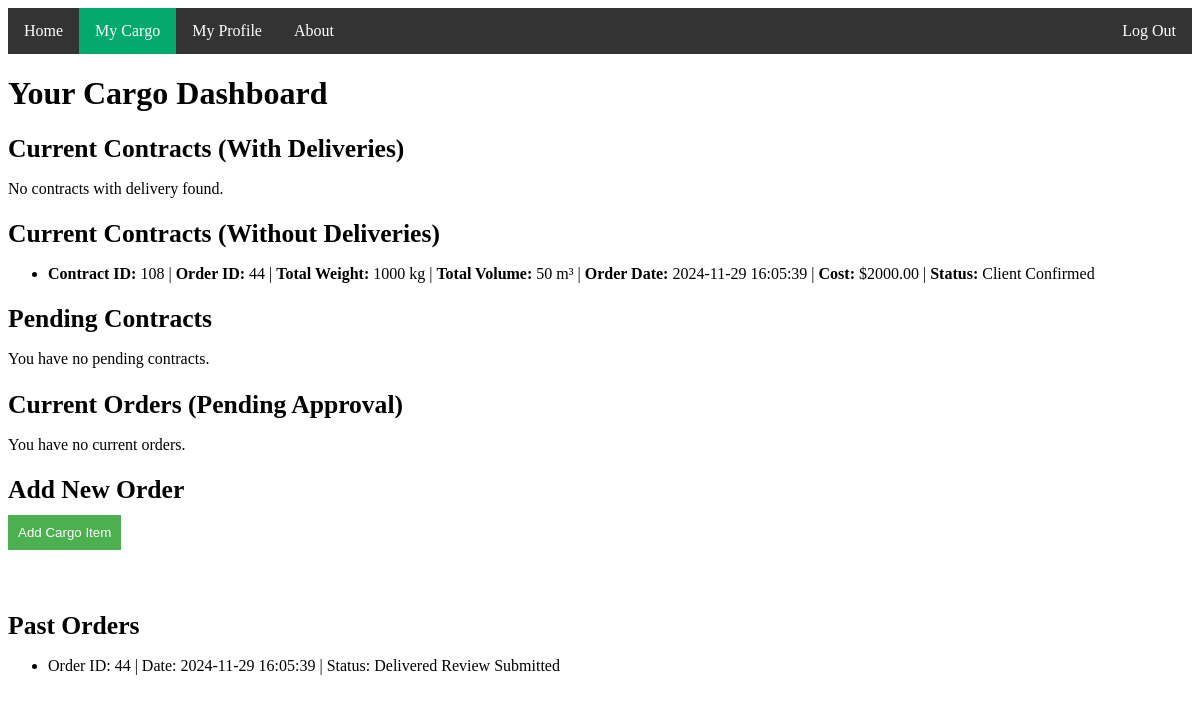
Page /Client_MyCargo.php (signed in) on the committed database.
### tables this page shows
CREATE TABLE `contract` (
  `Contract_ID` int(11) NOT NULL,
  `Order_ID` int(11) NOT NULL,
  `Deliverer_ID` int(11) NOT NULL,
  `Proposed_Cost` decimal(10,2) NOT NULL DEFAULT 0.00,
  `Contract_Status` enum('Deliverer Confirmed','Both Confirmed','Rejected','Client Confirmed','Non Confirmed','Completed') DEFAULT 'Non Confirmed',
  `Contract_Approval` enum('Not Approved','Approved') DEFAULT 'Not Approved',
  `Created_Date` datetime DEFAULT current_timestamp(),
  `Updated_Date` datetime DEFAULT current_timestamp() ON UPDATE current_timestamp(),
  `Vehicle_IDs` text DEFAULT NULL
);

CREATE TABLE `order` (
  `Order_ID` int(11) NOT NULL,
  `User_ID` int(11) NOT NULL,
  `Order_Date` datetime NOT NULL,
  `Order_Status` enum('Pending','Active','Completed') DEFAULT 'Pending',
  `Order_Approved` enum('Approved','Not Approved') NOT NULL DEFAULT 'Not Approved',
  `Order_FromLocation` text DEFAULT NULL,
  `Order_ToLocation` text DEFAULT NULL
);

### Client_MyCargo.php (the view, shortened to what this page needs)
<?php
    $dbHost = "localhost";
    $dbName = "from_to";
    $dbUser = "root";
    $dbPass = "";
    $conn = new mysqli($dbHost, $dbUser, $dbPass, $dbName);
    $clientID = $_SESSION['User_ID'];
    $userId = $_SESSION['User_ID'];
    $currentContractsStmt = $conn->prepare("
        SELECT
            c.Contract_ID,
            c.Order_ID,
            o.Order_Date,
            c.Proposed_Cost,
            c.Contract_Status,
            SUM(cg.Cargo_Weight) AS Total_Weight,
            SUM(cg.Cargo_Dimensions) AS Total_Volume
        FROM
            Contract c
        JOIN
            `Order` o ON c.Order_ID = o.Order_ID
        JOIN
            Order_Cargo oc ON o.Order_ID = oc.Order_ID
        JOIN
            Cargo cg ON oc.Cargo_ID = cg.Cargo_ID
        LEFT JOIN
            Delivery d ON c.Contract_ID = d.Contract_ID
        WHERE
            o.User_ID = ?
            AND c.Contract_Status IN ('Client Confirmed', 'Both Confirmed')
            AND d.Delivery_ID IS NULL  -- Exclude contracts with a delivery
        GROUP BY
            c.Contract_ID
    ");
    $currentContractsStmt->bind_param("i", $userId);
    $currentContractsStmt->execute();
    $currentContractsResult = $currentContractsStmt->get_result();
    $contractsWithDeliveryStmt = $conn->prepare("
        SELECT
            c.Contract_ID,
            c.Order_ID,
            o.Order_Date,
            c.Proposed_Cost,
            c.Contract_Status,
            d.Delivery_Status,
            d.Delivery_Confirmed,
            d.Delivery_CurrentLocation
        FROM
            Contract c
        JOIN
            `Order` o ON c.Order_ID = o.Order_ID
        LEFT JOIN
            Delivery d ON c.Contract_ID = d.Contract_ID
        WHERE
            o.User_ID = ?
            AND c.Contract_Status = 'Both Confirmed'
            AND c.Contract_Approval = 'Approved'
    ");
    $contractsWithDeliveryStmt->bind_param("i", $userId);
    $contractsWithDeliveryStmt->execute();
    $contractsWithDeliveryResult = $contractsWithDeliveryStmt->get_result();
    $pendingOrdersQuery = "SELECT * FROM `Order` WHERE User_ID = ? AND Order_Status = 'Pending'";
    $stmt = $conn->prepare($pendingOrdersQuery);
    $stmt->bind_param("i", $clientID);
    $stmt->execute();
    $pendingOrdersResult = $stmt->get_result();
$deliveredOrdersQuery = "SELECT * FROM `Order` WHERE User_ID = ? AND Order_Status = 'Completed'";
$stmt = $conn->prepare($deliveredOrdersQuery);
$stmt->bind_param("i", $clientID);
$stmt->execute();
$deliveredOrdersResult = $stmt->get_result();
$pendingContractsQuery = "
    SELECT c.Contract_ID, c.Order_ID, c.Contract_Status, c.Proposed_Cost,
           u.User_Username AS Deliverer_Name, o.Order_Status
    FROM Contract c
    JOIN `Order` o ON c.Order_ID = o.Order_ID
    JOIN User u ON c.Deliverer_ID = u.User_ID
    WHERE o.User_ID = ? AND o.Order_Status = 'Pending'AND c.Contract_Status = 'Deliverer Confirmed'";
$stmt = $conn->prepare($pendingContractsQuery);
$stmt->bind_param("i", $clientID);
$stmt->execute();
$pendingContractsResult = $stmt->get_result();
?>
<!DOCTYPE html>
<html lang="en">
<head>
</head>
<body>
    <ul class="navigation">
        <li><a href="LoggedIn_Client.php">Home</a></li>
        <li><a href="Client_MyCargo.php" class="active">My Cargo</a></li>
        <li><a href="Client_MyProfile.php">My Profile</a></li>
        <li><a href="About.php">About</a></li>
        <li style="float:right"><a href="LogOut.php">Log Out</a></li>
    </ul>
    <h1>Your Cargo Dashboard</h1>
    <div class="cargo-section">
        <h2>Current Contracts (With Deliveries)</h2>
        <?php if ($contractsWithDeliveryResult->num_rows > 0): ?>
            <ul>
                <?php while ($row = $contractsWithDeliveryResult->fetch_assoc()): ?>
                    <li>
                        <strong>Contract ID:</strong> <?php echo $row['Contract_ID']; ?> |
                        <strong>Order ID:</strong> <?php echo $row['Order_ID']; ?> |
                        <strong>Cost:</strong> $<?php echo $row['Proposed_Cost']; ?> |
                        <strong>Status:</strong> <?php echo $row['Contract_Status']; ?>
                        <?php if ($row['Delivery_Status']): ?>
                            <div class="delivery-details">
                                <p><strong>Delivery Status:</strong> <?= $row['Delivery_Status']; ?></p>
                                <p><strong>Current Location:</strong> <?= $row['Delivery_CurrentLocation'] ?: 'Not Available'; ?></p>
                                <?php if ($row['Delivery_Status'] == "Cargo Delivered" && $row['Delivery_Confirmed'] != "Confirmed"): ?>
                                    <form method="POST" style="display:inline;">
                                        <input type="hidden" name="contractId" value="<?= $row['Contract_ID']; ?>">
                                        <button type="submit" name="confirmDelivery" class="btn confirm-btn">Confirm Completion</button>
                                    </form>
                                <?php elseif ($row['Delivery_Confirmed'] == "Confirmed"): ?>
                                    <p><strong>Delivery Confirmation:</strong> Confirmed</p>
                                <?php endif; ?>
                            </div>
                        <?php endif; ?>
                    </li>
                <?php endwhile; ?>
            </ul>
        <?php else: ?>
            <p>No contracts with delivery found.</p>
        <?php endif; ?>
    </div>
    <div class="cargo-section">
        <h2>Current Contracts (Without Deliveries)</h2>
        <?php if ($currentContractsResult->num_rows > 0): ?>
            <ul>
                <?php while ($row = $currentContractsResult->fetch_assoc()): ?>
                    <li>
                        <strong>Contract ID:</strong> <?php echo $row['Contract_ID']; ?> |
                        <strong>Order ID:</strong> <?php echo $row['Order_ID']; ?> |
                        <strong>Total Weight:</strong> <?php echo $row['Total_Weight']; ?> kg |
                        <strong>Total Volume:</strong> <?php echo $row['Total_Volume']; ?> m³ |
                        <strong>Order Date:</strong> <?php echo $row['Order_Date']; ?> |
                        <strong>Cost:</strong> $<?php echo $row['Proposed_Cost']; ?> |
                        <strong>Status:</strong> <?php echo $row['Contract_Status']; ?>
                    </li>
                <?php endwhile; ?>
            </ul>
        <?php else: ?>
            <p>No current contracts found.</p>
        <?php endif; ?>
    </div>
        <div class="cargo-section">
        <h2>Pending Contracts</h2>
        <?php if ($pendingContractsResult->num_rows > 0): ?>
            <ul>
                <?php while ($row = $pendingContractsResult->fetch_assoc()): ?>
                    <li>
                        <strong>Contract ID:</strong> <?php echo $row['Contract_ID']; ?><br>
                        <strong>Order ID:</strong> <?php echo $row['Order_ID']; ?><br>
                        <strong>Deliverer:</strong> <?php echo $row['Deliverer_Name']; ?><br>
                        <strong>Status:</strong> <?php echo $row['Contract_Status']; ?><br>
                        <strong>Proposed Cost:</strong> $<?php echo number_format($row['Proposed_Cost'], 2); ?><br>
                        <form method="POST" action="Client_MyCargo.php">
                            <input type="hidden" name="contractId" value="<?php echo $row['Contract_ID']; ?>">
                            <input type="hidden" name="orderId" value="<?php echo $row['Order_ID']; ?>">
                            <button type="submit" name="acceptContract">Accept</button>
                            <button type="submit" name="rejectContract">Reject</button>
                            <button type="button" class="show-haggle-btn" data-contract-id="<?php echo $row['Contract_ID']; ?>">Haggle</button>
                            <div class="haggle-section" id="haggle-<?php echo $row['Contract_ID']; ?>" style="display: none;">
                                <label for="newProposedCost-<?php echo $row['Contract_ID']; ?>">New Proposed Cost:</label>
                                <input type="number" name="newProposedCost" id="newProposedCost-<?php echo $row['Contract_ID']; ?>" step="0.01" min="0" placeholder="Enter new cost">
                                <button type="submit" name="haggleContract">Submit</button>
                            </div>
                        </form>
                    </li>
                    <hr>
                <?php endwhile; ?>
            </ul>
        <?php else: ?>
            <p>You have no pending contracts.</p>
        <?php endif; ?>
    </div>
    <div class="cargo-section">
        <h2>Current Orders (Pending Approval)</h2>
        <?php if ($pendingOrdersResult->num_rows > 0): ?>
            <ul>
                <?php while ($row = $pendingOrdersResult->fetch_assoc()): ?>
                    <li>
                        Order ID: <?php echo $row['Order_ID']; ?> | Date: <?php echo $row['Order_Date']; ?> |
                        Status: <?php echo $row['Order_Status']; ?>
                        <?php if ($row['Order_Approved'] == 'Approved'): ?>
                            <form method="POST" class="findDeliverersForm" onsubmit="return false;">
                                <input type="hidden" name="orderID" value="<?php echo $row['Order_ID']; ?>">
                                <button type="button" onclick="toggleDeliverers(<?php echo $row['Order_ID']; ?>, this)">Find Deliverers</button>
                            </form>
                        <?php endif; ?>
                    </li>
                <?php endwhile; ?>
            </ul>
        <?php else: ?>
            <p>You have no current orders.</p>
        <?php endif; ?>
    </div>
    <div class="cargo-section">
        <h2>Add New Order</h2>
        <form id="cargoForm" method="POST" action="Client_MyCargo.php" enctype="multipart/form-data">
            <div class="cargo-item">
                <button type="button" class="add-cargo-btn" onclick="addCargoFields()">Add Cargo Item</button>
            </div>
        </form>
    </div>
<div class="cargo-section">
    <h2>Past Orders</h2>
    <?php if ($deliveredOrdersResult->num_rows > 0): ?>
        <ul>
            <?php while ($row = $deliveredOrdersResult->fetch_assoc()):
                $orderId = $row['Order_ID'];
                $contractQuery = "
                    SELECT c.Contract_ID
                    FROM Contract c
                    JOIN `Order` o ON c.Order_ID = o.Order_ID
                    WHERE o.Order_ID = ?
                ";
                $stmt = $conn->prepare($contractQuery);
                $stmt->bind_param("i", $orderId);
                $stmt->execute();
                $stmt->bind_result($contractId);
                $reviewCheckQuery = "
                    SELECT COUNT(*)
                    FROM Review
                    WHERE Contract_ID = ? AND User_ID = ?
                ";
                $reviewCheckStmt = $conn->prepare($reviewCheckQuery);
                $reviewCheckStmt->bind_param("ii", $contractId, $clientID);
                $reviewCheckStmt->execute();
                $reviewCheckStmt->bind_result($reviewCount);
            ?>
            <li>
                Order ID: <?php echo $row['Order_ID']; ?> | Date: <?php echo $row['Order_Date']; ?> | Status: Delivered
                <?php if ($reviewCount == 0): ?>
                    <button class="leave-review-btn" data-contract-id="<?= $contractId ?>">Leave a Review</button>
                <?php else: ?>
                    <span>Review Submitted</span>
                <?php endif; ?>
            </li>
            <?php endwhile; ?>
        </ul>
    <?php else: ?>
        <p>You have no past orders.</p>
    <?php endif; ?>
</div>
</body>
</html>

### Client_MyCargo.php (style rules this page uses)
ul.navigation { list-style-type: none; margin: 0; padding: 0; overflow: hidden; background-color: #333; }
ul.navigation li { float: left; }
ul.navigation li a { display: inline-block; color: white; text-align: center; padding: 14px 16px; text-decoration: none; }
ul.navigation li a.active { background-color: #04AA6D; }
.cargo-section { margin-top: 20px; }
.cargo-item { margin-bottom: 10px; }
.cargo-section h2 { font-size: 1.6em; margin-bottom: 10px; }
form { display: flex; flex-direction: column; gap: 10px; }
form button { padding: 10px; background-color: #4CAF50; color: white; border: none; cursor: pointer; }

### rows in the picture
contract: Contract_ID "108", Order_ID "44", Total_Weight "1000", Total_Volume "50", Order_ID.Order_Date "2024-11-29 16:05:39", Proposed_Cost "2000.00", Contract_Status "Client Confirmed"
order: Order_ID "44", Order_Date "2024-11-29 16:05:39"
